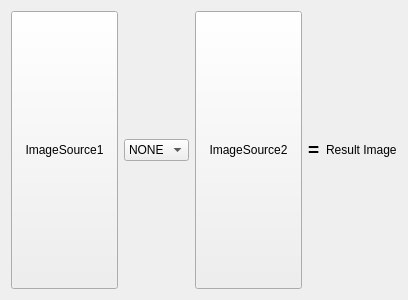
<?xml version="1.0" encoding="UTF-8"?>
<ui version="4.0">
 <class>Widget</class>
 <widget class="QWidget" name="Widget">
  <property name="geometry">
   <rect>
    <x>0</x>
    <y>0</y>
    <width>408</width>
    <height>300</height>
   </rect>
  </property>
  <property name="windowTitle">
   <string>Widget</string>
  </property>
  <layout class="QGridLayout" name="gridLayout">
   <item row="0" column="0">
    <layout class="QHBoxLayout" name="horizontalLayout">
     <item>
      <widget class="QToolButton" name="toolButton">
       <property name="sizePolicy">
        <sizepolicy hsizetype="Expanding" vsizetype="Expanding">
         <horstretch>0</horstretch>
         <verstretch>0</verstretch>
        </sizepolicy>
       </property>
       <property name="minimumSize">
        <size>
         <width>100</width>
         <height>100</height>
        </size>
       </property>
       <property name="text">
        <string>ImageSource1</string>
       </property>
      </widget>
     </item>
     <item>
      <widget class="QComboBox" name="comboBox">
       <item>
        <property name="text">
         <string>NONE</string>
        </property>
       </item>
       <item>
        <property name="text">
         <string>ADD</string>
        </property>
       </item>
       <item>
        <property name="text">
         <string>SUB</string>
        </property>
       </item>
       <item>
        <property name="text">
         <string>OR</string>
        </property>
       </item>
       <item>
        <property name="text">
         <string>NOR</string>
        </property>
       </item>
       <item>
        <property name="text">
         <string>AND</string>
        </property>
       </item>
       <item>
        <property name="text">
         <string>NAND</string>
        </property>
       </item>
       <item>
        <property name="text">
         <string>XOR</string>
        </property>
       </item>
       <item>
        <property name="text">
         <string>NXOR</string>
        </property>
       </item>
      </widget>
     </item>
     <item>
      <widget class="QToolButton" name="toolButton_2">
       <property name="sizePolicy">
        <sizepolicy hsizetype="Expanding" vsizetype="Expanding">
         <horstretch>0</horstretch>
         <verstretch>0</verstretch>
        </sizepolicy>
       </property>
       <property name="minimumSize">
        <size>
         <width>100</width>
         <height>100</height>
        </size>
       </property>
       <property name="text">
        <string>ImageSource2</string>
       </property>
      </widget>
     </item>
     <item>
      <widget class="QLabel" name="label">
       <property name="sizePolicy">
        <sizepolicy hsizetype="Fixed" vsizetype="Fixed">
         <horstretch>0</horstretch>
         <verstretch>0</verstretch>
        </sizepolicy>
       </property>
       <property name="text">
        <string>&lt;html&gt;&lt;head/&gt;&lt;body&gt;&lt;p&gt;&lt;span style=&quot; font-size:14pt; font-weight:600;&quot;&gt;=&lt;/span&gt;&lt;/p&gt;&lt;/body&gt;&lt;/html&gt;</string>
       </property>
      </widget>
     </item>
     <item>
      <widget class="QLabel" name="label_2">
       <property name="text">
        <string>Result Image</string>
       </property>
      </widget>
     </item>
    </layout>
   </item>
  </layout>
 </widget>
 <layoutdefault spacing="6" margin="11"/>
 <resources/>
 <connections/>
</ui>
